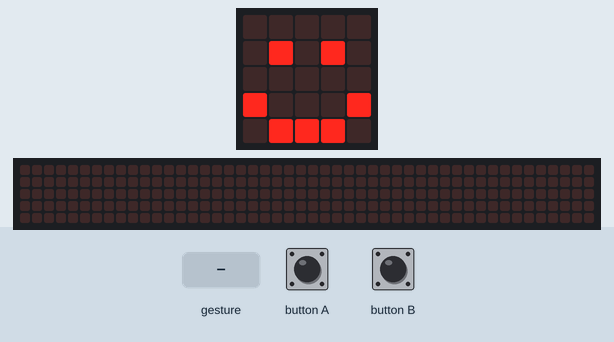
Bench run of a program on a simulated BBC micro:bit (MakeCode). Shown: the board's 5×5 LED display, a strip that is not on the board, showing the scrolling text unrolled. The test bench sets the inputs (shaded band). Random numbers come from a fixed seed; a tilt is held for 1.5 s and a shake lasts 1 s, then the board lies face up again; the 48×5 strip is a reading aid, not a part: it shows the text the display is scrolling, unrolled, one strip-width of it at a time.

Above: at 1.8 s.
1.9 s: button B pressed for 0.15 s
At 2.1 s:
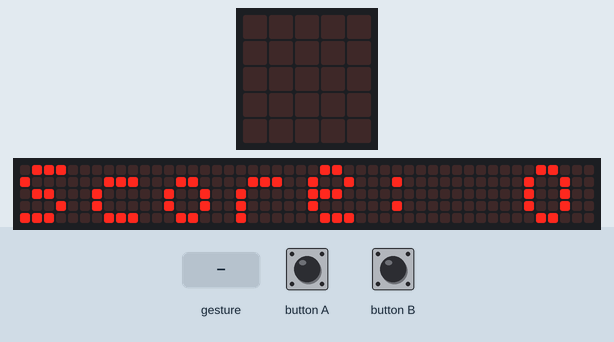
2.6 s: button A pressed for 0.15 s
3.3 s: gesture 'shake'
6.3 s: button B pressed for 0.15 s
At 12.2 s:
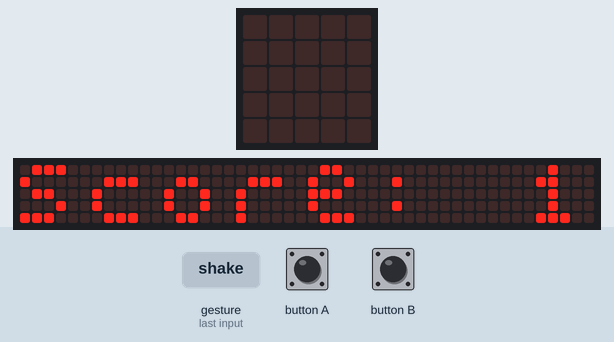
At 16.0 s:
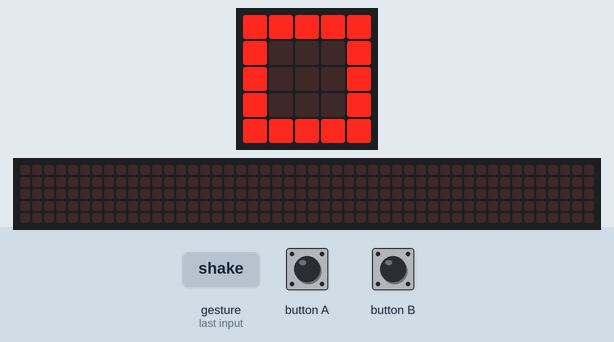

The program:

main.ts
```typescript
// (licence header left out)
// initialize variables
let randomNumber: number = -1
let score: number = 0

// initialize display
basic.showIcon(IconNames.Happy)

input.onGesture(Gesture.Shake, function() {
    // pick a random integer from range (0, 2)
    randomNumber = randint(0, 2)

    // paper
    if (randomNumber == 0) {
        basic.showIcon(IconNames.Square)
    }

    // rock
    if (randomNumber == 1) {
        basic.showIcon(IconNames.SmallSquare)
    }

    // scissors
    if (randomNumber == 2) {
        basic.showIcon(IconNames.Scissors)
    }

    // wait 5 s
    basic.pause(5000)

    // reset display
    basic.showIcon(IconNames.Happy)
})

input.onButtonPressed(Button.A, function() {
    // increment score by 1
    score += 1

    // display check mark
    basic.showIcon(IconNames.Yes)

    // reset display
    basic.showIcon(IconNames.Happy)
})

input.onButtonPressed(Button.B, function() {
    // display score
    basic.clearScreen()
    basic.showString("Score: " + (score).toString(), 100)

    // reset display
    basic.showIcon(IconNames.Happy)
})
```

Measured:
- after the input at 1.9 s, the display: changes after 0.15 s (image 1)
- what the display in image 2 shows lasts 0.7 s, from 11.8 s to 12.5 s
